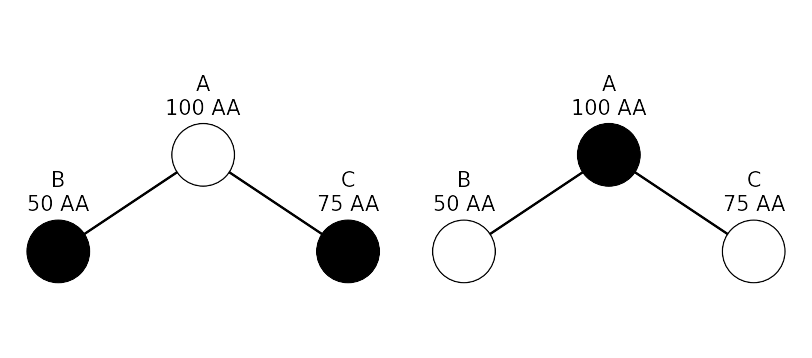

The Python source for this figure:
import matplotlib.gridspec as gridspec
import matplotlib.pyplot as plt
import matplotlib.patches as patches
import os
import sys

parent_dir = os.path.dirname(os.path.dirname(os.path.abspath(__file__)))
sys.path.insert(0, parent_dir)
import addtext
import linegraph
import patchplotting

def main(figureSaveLocation):
    """Create an image for demonstrating the suboptimal nature of list removal MIS approximaters.
    """

    # Initialise the figure.
    currentFigure = plt.figure()
    gs = gridspec.GridSpec(1, 2)
    gs.update(left=0.005, right=0.995, bottom=0.05, top=1, wspace=0.05)#, hspace=0.05)

    # Generate the graph with an independent set of two nodes.
    twoNodeISGraph = plt.subplot(gs[0, 0])
    generate_graph(currentFigure, blackNodes=['B\n50 AA\n', 'C\n75 AA\n'])

    # Generate the graph with an independent set of one node.
    oneNodeISGraph = plt.subplot(gs[0, 1])
    generate_graph(currentFigure, blackNodes=['A\n100 AA\n'])

    # Make all the tick marks invisible.
    for ax in currentFigure.get_axes():
        removeTickMarks(ax, xAxis=True, yAxis=True)

    plt.savefig(figureSaveLocation, bbox_inches='tight', transparent=True)

def generate_graph(currentFigure, blackNodes=[]):
    """Draw the graph for the demo.
    """

    # Define the image size.
    maxX = 4
    minX = -4
    maxY = 4
    minY = -3

    # Define the nodes as numberOfNodes nodes evenly spaced around a circle of radius nodeCirclePlacementRadius.
    nodeWidth = 1.3
    nodeNames = ['A\n100 AA\n', 'B\n50 AA\n', 'C\n75 AA\n']
    nodeCenterXValues = [0, -3, 3]
    nodeCenterYValues = [1, -1, -1]
    nodeColors = ['black' if i in blackNodes else 'white' for i in nodeNames]

    # Define the edges.
    edges = [['A\n100 AA\n', 'B\n50 AA\n'], ['A\n100 AA\n', 'C\n75 AA\n']]
    edgeXValues = [[nodeCenterXValues[nodeNames.index(i[0])], nodeCenterXValues[nodeNames.index(i[1])]] for i in edges]
    edgeYValues = [[nodeCenterYValues[nodeNames.index(i[0])], nodeCenterYValues[nodeNames.index(i[1])]] for i in edges]
    edgeTypes = ['-' for i in edges]
    edgeThickness = [2 for i in edges]

    # Plot the graph.
    plot = currentFigure.gca()
    plot.axis('scaled')
    plot.set_xlim(left=minX, right=maxX)
    plot.set_ylim(bottom=minY, top=maxY)
    plot.spines['top'].set_visible(False)
    plot.spines['right'].set_visible(False)
    plot.spines['bottom'].set_visible(False)
    plot.spines['left'].set_visible(False)
    nodes = [patches.Circle((i, j), nodeWidth / 2) for i, j in zip(nodeCenterXValues, nodeCenterYValues)]
    patchplotting.graphGeneration(nodes, currentFigure=currentFigure, faceColors=nodeColors, zorders=[1 for i in nodeCenterXValues])
    addtext.graphGeneration(nodeCenterXValues, [i + 1 for i in nodeCenterYValues], nodeNames, currentFigure=currentFigure, sizes=[15] * len(nodeCenterXValues),
        zorders=[2 for i in nodeCenterXValues])
    linegraph.graphGeneration(edgeXValues, edgeYValues, currentFigure=currentFigure, markerSizes=[0 for i in nodeCenterXValues],
        lineStyles=edgeTypes, lineWidths=edgeThickness, zorders=[0 for i in nodeCenterXValues])

def setLabels(axes, xLabel='', yLabel=''):
    """Set the X and Y labels of the axes.
    """

    axes.set_xlabel(xLabel)
    axes.set_ylabel(yLabel)

def removeTickMarks(axes, xAxis=False, yAxis=False):
    """Removes all tick marks for the given axes.
    """

    if xAxis:
        axes.set_xticks([])
    if yAxis:
        axes.set_yticks([])

if __name__ == '__main__':
    main(sys.argv[1])
